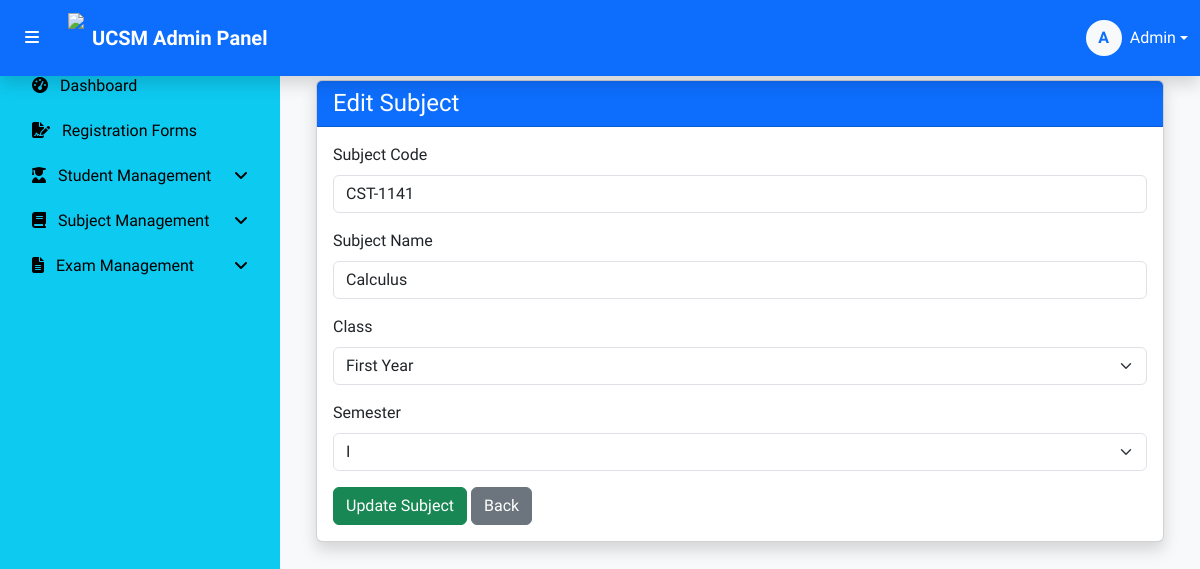
/edit_subject.php?subject_id=9 (signed in), run on the app's committed database.
### tables this page shows
CREATE TABLE `subjects` (
  `subject_id` int(11) NOT NULL,
  `subject_code` varchar(100) NOT NULL,
  `short_name` varchar(100) NOT NULL,
  `subject_name` varchar(255) NOT NULL,
  `sub_subject_name` varchar(100) NOT NULL,
  `academic_year` varchar(250) DEFAULT NULL,
  `credit_unit` int(11) DEFAULT NULL,
  `pre_requisite` varchar(100) DEFAULT NULL,
  `faculty` varchar(100) DEFAULT NULL,
  `specialization` varchar(255) DEFAULT NULL,
  `class` varchar(100) DEFAULT NULL,
  `semester` varchar(100) DEFAULT NULL,
  `type` varchar(50) DEFAULT NULL,
  `created_at` timestamp NOT NULL DEFAULT current_timestamp()
);

### edit_subject.php (the view, shortened to what this page needs)
<?php
require 'includes/admin_header.php';
require 'includes/navbar.php';
require 'includes/sidebar.php';
$subject_id = $_GET['subject_id'];
$stmt = $mysqli->prepare("SELECT * FROM subjects WHERE subject_id = ?");
$stmt->bind_param("i", $subject_id);
$stmt->execute();
$result = $stmt->get_result();
$subject = $result->fetch_assoc();
?>
<div class="main-content p-4" id="mainContent" style="min-height: 100vh;margin-top: 56px;">
    <div class="container">
        <div class="card shadow">
            <div class="card-header bg-primary text-white">
                <h4 class="mb-0">Edit Subject</h4>
            </div>
            <div class="card-body">
                <form method="POST">
                    <div class="mb-3">
                        <label for="subject_code" class="form-label">Subject Code</label>
                        <input type="text" class="form-control" id="subject_code" name="subject_code" value="<?php echo htmlspecialchars($subject['subject_code']); ?>" required>
                    </div>
                    <div class="mb-3">
                        <label for="subject_name" class="form-label">Subject Name</label>
                        <input type="text" class="form-control" id="subject_name" name="subject_name" value="<?php echo htmlspecialchars($subject['subject_name']); ?>" required>
                    </div>
                    <div class="mb-3">
                        <label for="class" class="form-label">Class</label>
                        <select class="form-select" name="class" id="class" required>
                            <?php
                            $classes = ['First Year', 'Second Year', 'Third Year', 'Fourth Year', 'Fifth Year'];
                            foreach ($classes as $cls) {
                                $selected = ($subject['class'] === $cls) ? 'selected' : '';
                                echo "<option value=\"$cls\" $selected>$cls</option>";
                            }
                            ?>
                        </select>
                    </div>
                    <div class="mb-3">
                        <label for="semester" class="form-label">Semester</label>
                        <select class="form-select" name="semester" id="semester" required>
                            <option value="I" <?php if ($subject['semester'] === 'I') echo 'selected'; ?>>I</option>
                        </select>
                    </div>
                    <button type="submit" class="btn btn-success">Update Subject</button>
                    <a href="manage_subjects.php" class="btn btn-secondary">Back</a>
                </form>
            </div>
        </div>
    </div>
</div>
<?php require 'includes/admin_footer.php'; ?>

### admin_header.php (style rules this page uses)
:root { --ucsm-blue: #1a3e8c; --ucsm-gold: #f8b739; }
body { font-family: 'Padauk', sans-serif; background-color: #f8f9fa; }
.main-content { margin-left: 280px; padding-top: 56px; min-height: calc(100vh - 56px); transition: margin-left 0.3s ease; }

### data on the page
subjects: subject_code "CST-1141", subject_name "Calculus", semester "I"

### other printed values
substr($admin_name, 0, 1) "A"
$admin_name "Admin"
form field class "First Year"
